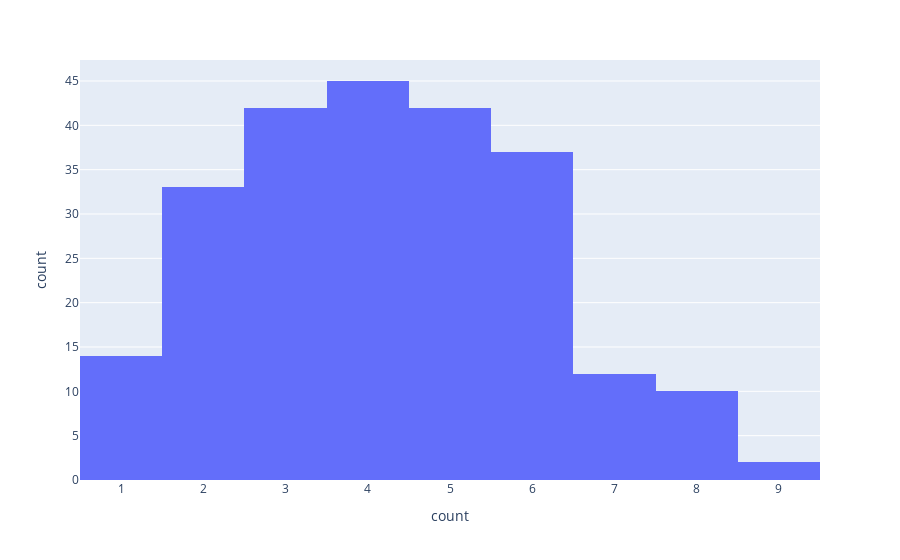

The notebook cell this image was saved under:
### Code cell
fig = (
    px.histogram(adv['Country'].value_counts(), x = 'count')
)
fig.show()

### Figure 1 — Plotly figure (JSON) as saved in the notebook; plotly's stock layout.template omitted (floating-point values rounded to 4 significant figures; data arrays with more than 128 entries replaced by an {"elided": "..."} marker saying what was removed)
{"data": [{"alignmentgroup": "True", "bingroup": "x", "hovertemplate": "count=%{y}<extra></extra>", "legendgroup": "", "marker": {"color": "#636efa", "pattern": {"shape": ""}}, "name": "", "offsetgroup": "", "orientation": "v", "showlegend": false, "type": "histogram", "x": {"elided": "237 int values"}, "xaxis": "x", "yaxis": "y"}], "layout": {"barmode": "relative", "legend": {"tracegroupgap": 0}, "margin": {"t": 60}, "xaxis": {"anchor": "y", "domain": [0, 1], "title": {"text": "count"}}, "yaxis": {"anchor": "x", "domain": [0, 1], "title": {"text": "count"}}}}
